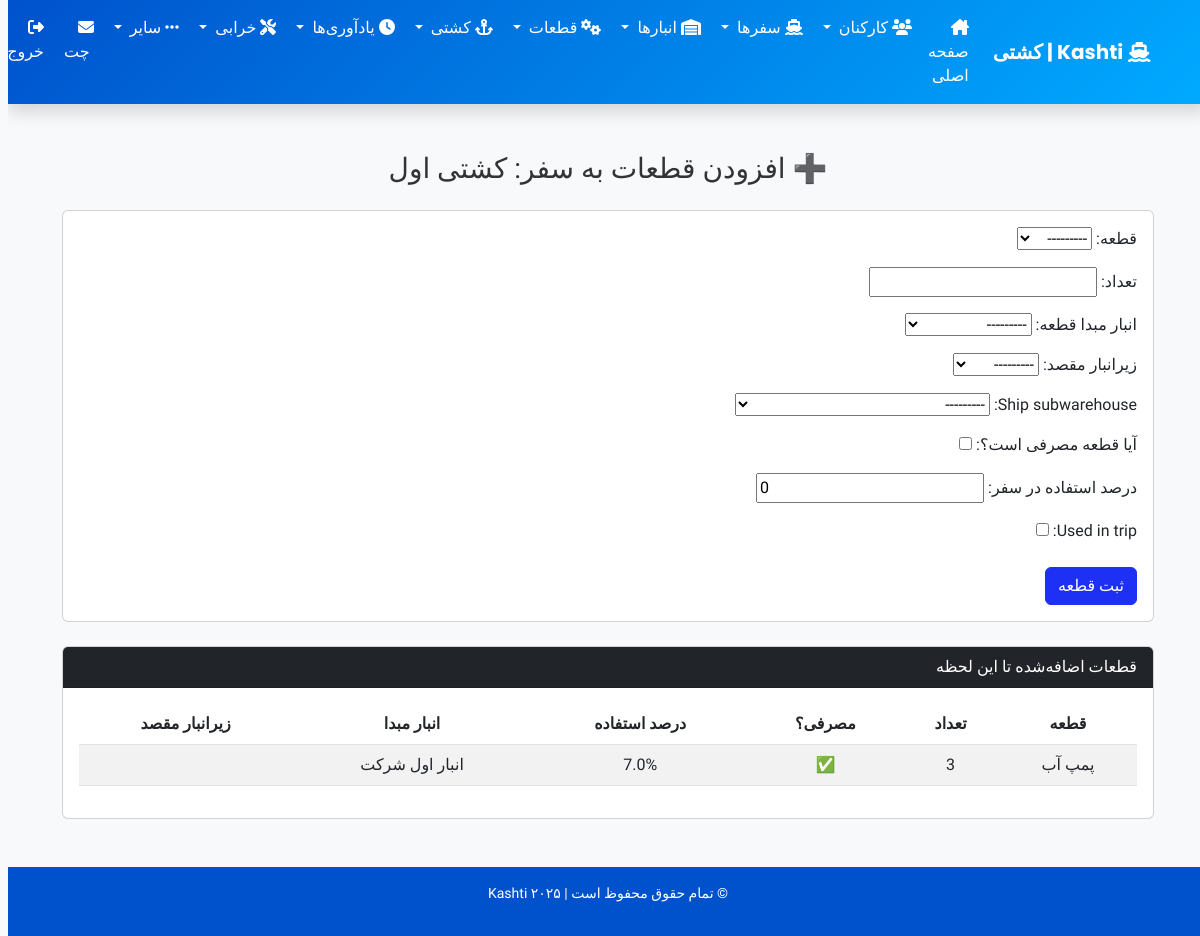
The app's page /transport/1/add-items/ (signed in) with its own data.
### Nezarat/models.py (models this page shows, shortened)
class TransportOperation(models.Model):
    STATUS_CHOICES = [
        ('PENDING', 'در حال بررسی'),
        ('IN_PROGRESS', 'در حال حرکت'),
        ('COMPLETED', 'انجام شده'),
        ('CANCELLED', 'لغو شده'),
    ]
    company_code = models.CharField(max_length=50, verbose_name="کد شرکت")
    ship = models.ForeignKey(Ship, on_delete=models.CASCADE, verbose_name="کشتی")
    from_warehouse = models.ForeignKey(Warehouse, on_delete=models.CASCADE, related_name="departure_operations", verbose_name="انبار مبدا")
    to_warehouse = models.ForeignKey(Warehouse, on_delete=models.CASCADE, related_name="arrival_operations", verbose_name="انبار مقصد")
    distance_km = models.FloatField(verbose_name="مسافت (کیلومتر)", help_text="می‌تونه دستی یا محاسبه‌شده باشه")
    ship_speed_kph = models.FloatField(verbose_name="سرعت کشتی (km/h)")
    estimated_duration_hr = models.FloatField(blank=True, null=True, verbose_name="مدت تخمینی سفر (ساعت)")
    is_approved_by_captain = models.BooleanField(default=False)
    approved_at = models.DateTimeField(null=True, blank=True)
    status = models.CharField(max_length=20, choices=STATUS_CHOICES, default='PENDING', verbose_name="وضعیت")
    created_at = models.DateTimeField(auto_now_add=True, verbose_name="تاریخ ایجاد")
    started_at = models.DateTimeField(blank=True, null=True, verbose_name="تاریخ شروع سفر")
    completed_at = models.DateTimeField(blank=True, null=True, verbose_name="تاریخ اتمام سفر")
    ship_subwarehouse = models.ForeignKey(ShipSubWarehouse, on_delete=models.SET_NULL, null=True, blank=True, verbose_name="زیرانبار کشتی")

class Ship(models.Model):
    name = models.CharField(max_length=255, unique=False)
    description = models.TextField(blank=True, null=True)
    company_code = models.CharField(max_length=50)
    image = models.ImageField(upload_to='kashti_pictures/Kashti/', blank=True, null=True)

class TransportItem(models.Model):
    operation = models.ForeignKey(TransportOperation, on_delete=models.CASCADE, related_name='items')
    part = models.ForeignKey(Part, on_delete=models.CASCADE)
    quantity = models.PositiveIntegerField()
    from_warehouse = models.ForeignKey(Warehouse, on_delete=models.CASCADE)
    to_subwarehouse = models.ForeignKey(WarehouseSubStorage, on_delete=models.SET_NULL, null=True, blank=True)
    ship_subwarehouse = models.ForeignKey(ShipSubWarehouse, on_delete=models.SET_NULL, null=True, blank=True)
    is_consumable = models.BooleanField(default=False)  # آیا مصرف می‌شود؟
    usage_percent = models.FloatField(default=0)  # درصد استفاده از قطعه در سفر
    used_in_trip = models.BooleanField(default=False)  # آیا در این سفر مصرف می‌شود؟
    is_worn_out = models.BooleanField(default=False)

class Part(models.Model):
    name = models.CharField(max_length=255, verbose_name="نام قطعه")
    image = models.ImageField(upload_to='kashti_pictures/Part/', blank=True, null=True, verbose_name="تصویر")
    expiry_date = models.DateTimeField(blank=True, null=True, verbose_name="تاریخ انقضا")
    quantity = models.PositiveIntegerField(default=0, verbose_name="تعداد")
    warehouse = models.ForeignKey('Warehouse', on_delete=models.CASCADE, related_name='parts', verbose_name="انبار")
    company_code = models.CharField(max_length=50, verbose_name="کد شرکت", default='UNKNOWN')  # این فیلد را اضافه کنید
    description = models.TextField(blank=True, null=True, verbose_name="توضیحات کالا")
    warehouse_sub_storage = models.ForeignKey(
        WarehouseSubStorage,
        on_delete=models.SET_NULL,
        blank=True,
        null=True,
        verbose_name="زیرانبار انبار"
    )
    ship_subwarehouse = models.ForeignKey(
        ShipSubWarehouse,
        on_delete=models.SET_NULL,
        null=True,
        blank=True,
        verbose_name="زیرانبار کشتی"
    )
    description = models.TextField(blank=True, null=True, verbose_name="توضیحات کالا")  # این فیلد باید در مدل باشد
    storage_row = models.IntegerField(null=True, blank=True)
    storage_column = models.IntegerField(null=True, blank=True)
    storage_shelf = models.CharField(max_length=10, null=True, blank=True)
    is_consumable = models.BooleanField(default=False, verbose_name="قطعه مصرفی است؟")
    usage_limit_km = models.FloatField(blank=True, null=True, verbose_name="حداکثر مسافت قابل تحمل (کیلومتر)")
    is_worn_out = models.BooleanField(default=False, verbose_name="فرسوده شده؟")
    worn_out_reason = models.TextField(blank=True, null=True, verbose_name="دلیل فرسودگی")
    def __str__(self):
        return self.name

class Warehouse(models.Model):
    name = models.CharField(max_length=100, unique=True, verbose_name="نام انبار")
    company_code = models.CharField(max_length=50, verbose_name="کد شرکت", default='UNKNOWN')
    description = models.TextField(blank=True, null=True, verbose_name="توضیحات")
    latitude = models.FloatField(null=True, blank=True)
    longitude = models.FloatField(null=True, blank=True)
    image = models.ImageField(upload_to='warehouse_pics/', null=True, blank=True, verbose_name="عکس انبار")
    def __str__(self):
        return self.name

### Nezarat/views.py (the view)
# urls.py: path('transport/<int:operation_id>/add-items/', views.add_transport_items, name='add_transport_items'),
@login_required
def add_transport_items(request, operation_id):
    operation = get_object_or_404(TransportOperation, id=operation_id, company_code=request.user.company.company_code)
    if request.method == 'POST':
        form = TransportItemForm(request.POST, user=request.user)
        if form.is_valid():
            item = form.save(commit=False)
            item.operation = operation
            item.save()
            messages.success(request, 'قطعه به عملیات اضافه شد.')
            return redirect('add_transport_items', operation_id=operation.id)
    else:
        form = TransportItemForm(user=request.user)
    items = operation.items.all()
    return render(request, 'add_transport_items.html', {'form': form, 'operation': operation, 'items': items})

### Nezarat/models.py (called while the page is built)
    def __str__(self):
        return f"{self.name} ({self.ship.name})"

    def __str__(self):
        return f"{self.name} - {self.warehouse.name}"

### Nezarat/views.py (called while the page is built)
def base_context(request):
    if request.user.is_authenticated and hasattr(request.user, 'company'):
        now = timezone.now()
        reminders = Reminder.objects.filter(company_code=request.user.company.company_code, reminder_date__lte=now)
        return {'notifications': reminders}
    return {}

### Nezarat/templates/add_transport_items.html (shortened to what this page needs)
{% extends 'base.html' %}
{% block content %}
<div class="container my-5">
    <h3 class="text-center mb-4">➕ افزودن قطعات به سفر: {{ operation.ship.name }}</h3>
    <div class="card mb-4">
        <div class="card-body">
            <form method="post">
                {{ form.as_p }}
                <button type="submit" class="btn btn-primary mt-2">ثبت قطعه</button>
            </form>
        </div>
    </div>
    <div class="card">
        <div class="card-header bg-dark text-white">
            قطعات اضافه‌شده تا این لحظه
        </div>
        <div class="card-body">
            {% if items %}
                <table class="table table-striped text-center">
                    <thead>
                        <tr>
                            <th>قطعه</th>
                            <th>تعداد</th>
                            <th>مصرفی؟</th>
                            <th>درصد استفاده</th>
                            <th>انبار مبدا</th>
                            <th>زیرانبار مقصد</th>
                        </tr>
                    </thead>
                    <tbody>
                        {% for item in items %}
                            <tr>
                                <td>{{ item.part.name }}</td>
                                <td>{{ item.quantity }}</td>
                                <td>{{ item.is_consumable|yesno:"✅,❌" }}</td>
                                <td>{{ item.usage_percent }}%</td>
                                <td>{{ item.from_warehouse.name }}</td>
                                <td>{{ item.to_subwarehouse.name }}</td>
                            </tr>
                        {% endfor %}
                    </tbody>
                </table>
            {% else %}
                <div class="alert alert-info text-center">هنوز هیچ قطعه‌ای اضافه نشده.</div>
            {% endif %}
        </div>
    </div>
</div>
{% endblock %}

### Nezarat/templates/base.html (style rules this page uses)
body { font-family: 'Vazirmatn', sans-serif; background-color: #f8f9fa; color: #333; }

### records on screen
TransportOperation: ship.name "کشتی اول"
TransportItem: part.name "پمپ آب", quantity "3", is_consumable "✅", usage_percent "7.0", from_warehouse.name "انبار اول شرکت"
